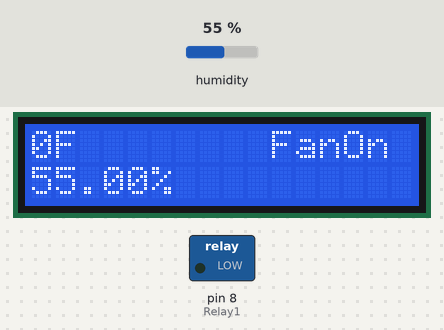
Simulated run of this sketch. Board: Arduino Uno, built with avr-gcc and run on an emulated ATmega328P. On the bench: 16×2 character LCD, switched loads named in the sketch (green lamp = pin HIGH). Inputs (shaded band) come from the test bench; at power-on: humidity 55 %.

Above: at 1.2 s.
1.3 s: humidity set to 22 %
At 2.1 s:
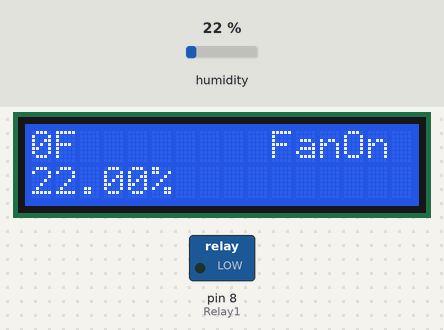
3.0 s: humidity set to 40 %
At 4.2 s:
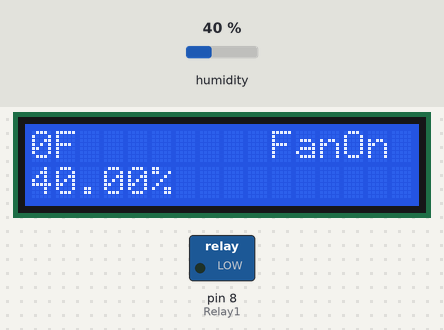
4.6 s: humidity set to 68 %
At 5.0 s:
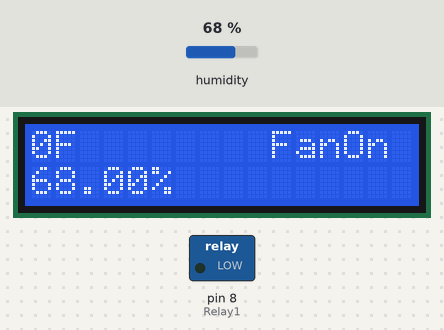
Timing chart, 0 to 7.6 s (numbered marks = the images above; inputs shaded):
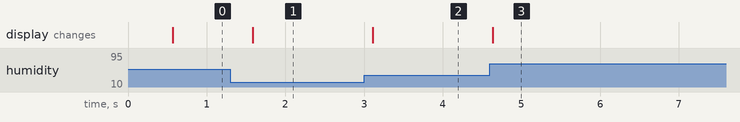

Measured:
- after the input at 1.3 s, the display: changes after 0.29 s (image 1)
- after the input at 3.0 s, the display: changes after 0.11 s (image 2)
- after the input at 4.6 s, the display: changes at once (image 3)

The sketch:

Greenhouse_Relay.ino
```cpp
/*
  LiquidCrystal display Temp/Humidity sensor data in two lines with error trapping
 switch relay depending on output of DHT22 temp/humidity sensor to control ventilation fan
 This sketch is set with a range of between 55F and 85F with relay activated for fan outside those limits
 Uses a 16x2 LCD display (Hitachi HD44780 driver) connected to a DHT22 temp/humidity sensor.  The LiquidCrystal
 library works with all LCD displays that are compatible with the
 Hitachi HD44780 driver. There are many of them out there, and you
 can usually tell them by the 16-pin interface.

 T
 The circuit:
 * LCD Pin 1 to GND
 * LCD pin 2 to +5V
 * LCD RS pin to digital pin 12
 * LCD Enable pin to digital pin 11
 * LCD D4 pin to digital pin 5
 * LCD D5 pin to digital pin 4
 * LCD D6 pin to digital pin 3
 * LCD D7 pin to digital pin 2
 * LCD R/W pin to ground
 * 10K potentiometer ends to +5V and ground with wiper to LCD VO pin (pin 3)
 * DHT22 pin 1 to VCC (5v)
 * DHT22 pin 2 to Arduino data pin 7
 * DHT22 pin 3 not connected
 * DHT22 pin 4 to Arduino GND
 * -- Connect 10k pull up resistor between DHT22 pin 2 and VCC (5v)
 * using Sainsmart quad relay, only using #1 relay for this sketch
 * --Relay INT1 to arduino digital pin 1 (pin 8)
 * --Relay Gnd to arduino GND
 * --Relay VCC to Arduino VCC (5v)

 Library originally added 18 Apr 2008
 by David A. Mellis
 library modified 5 Jul 2009
 by Limor Fried (http://www.ladyada.net)
 example added 9 Jul 2009
 by Tom Igoe
 modified 22 Nov 2010
 by Tom Igoe

 */
//include Temp Humidity Sensor library code
#include <DHT22.h>
//include LCD library code
#include <LiquidCrystal.h>
//initialize lcd library with the pin numbers used in this instance
LiquidCrystal lcd(12, 11, 5, 4, 3, 2);
#define Relay1  8    //set pin 8 as the control pin for the relay
void setup(){
  //set up the LCD's number of columns
  lcd.begin(16,2);
  pinMode(Relay1, OUTPUT); //Set relay control 8 as output for relay control
  // DHT22 Data wire is plugged into pin 7 on the Arduino
  // Connect a 10K resistor between VCC and pin 7 (strong pullup)
#define DHT22_PIN 7

}

short int currentTemp; //ensure currentTemp matches type of DHT22 data for temp
// Setup a DHT22 instance
DHT22 myDHT22(DHT22_PIN);


void loop() {
  DHT22_ERROR_t errorCode;

  // The sensor can only be read from every 1-2s, and requires a minimum
  // 2s warm-up after power-on.
  delay(500);
  //Serial.print("Requesting data...");
  errorCode = myDHT22.readData();
  switch(errorCode)
  {
  case DHT_ERROR_NONE:
    if (myDHT22.getTemperatureF()>80&&myDHT22.getTemperatureF()<90)
    {
       lcd.setCursor(10,0);
       lcd.print("FanOff ");
 lcd.setCursor(0,0);
      lcd.print(myDHT22.getTemperatureF());
      lcd.print("F ");
      lcd.setCursor(0,1);
      lcd.print(myDHT22.getHumidity());
      lcd.print("%");
//delay(1000);
      digitalWrite(Relay1, HIGH);
    }//Turn on relay and display set condition on LCD
    else {
      digitalWrite(Relay1, LOW); //set relay "low" which flips relay off
      lcd.setCursor(10,0);
      lcd.print("FanOn  ");  //turn relay off and display condition
      lcd.setCursor(0,0);
      lcd.print(myDHT22.getTemperatureF());
      lcd.print("F ");
      lcd.setCursor(0,1);
      lcd.print(myDHT22.getHumidity());
      lcd.print("%");
  //    delay(1000);
    }
    break;
  case DHT_ERROR_CHECKSUM:
    lcd.setCursor(0,0);
    lcd.autoscroll();
    lcd.print("check sum error ");
    lcd.print(myDHT22.getTemperatureC());
    lcd.noAutoscroll();
    lcd.setCursor(0,1);
    lcd.print("C ");
    lcd.print(myDHT22.getHumidity());
    lcd.println("%");
    break;
  case DHT_BUS_HUNG:
    lcd.setCursor(0,0);
    lcd.autoscroll();
    lcd.print("BUS Hung ");
    lcd.noAutoscroll();
    break;
  case DHT_ERROR_NOT_PRESENT:
    lcd.setCursor(0,0);
    lcd.autoscroll();
    lcd.print("Not Present ");
    lcd.noAutoscroll();
    break;
  case DHT_ERROR_ACK_TOO_LONG:
    lcd.setCursor(0,0);
    lcd.autoscroll();
    Serial.println("ACK time out ");
    lcd.noAutoscroll();
    break;
  case DHT_ERROR_SYNC_TIMEOUT:
    lcd.setCursor(0,0);
    lcd.autoscroll();
    lcd.print("Sync Timeout ");
    lcd.noAutoscroll();
    break;
  case DHT_ERROR_DATA_TIMEOUT:
    lcd.setCursor(0,0);
    lcd.autoscroll();
    lcd.print("Data Timeout ");
    lcd.noAutoscroll();
    break;
  case DHT_ERROR_TOOQUICK:

    lcd.autoscroll();
    Serial.print("Polled too quickly ");
    lcd.noAutoscroll();
    break;
  }
}
```
